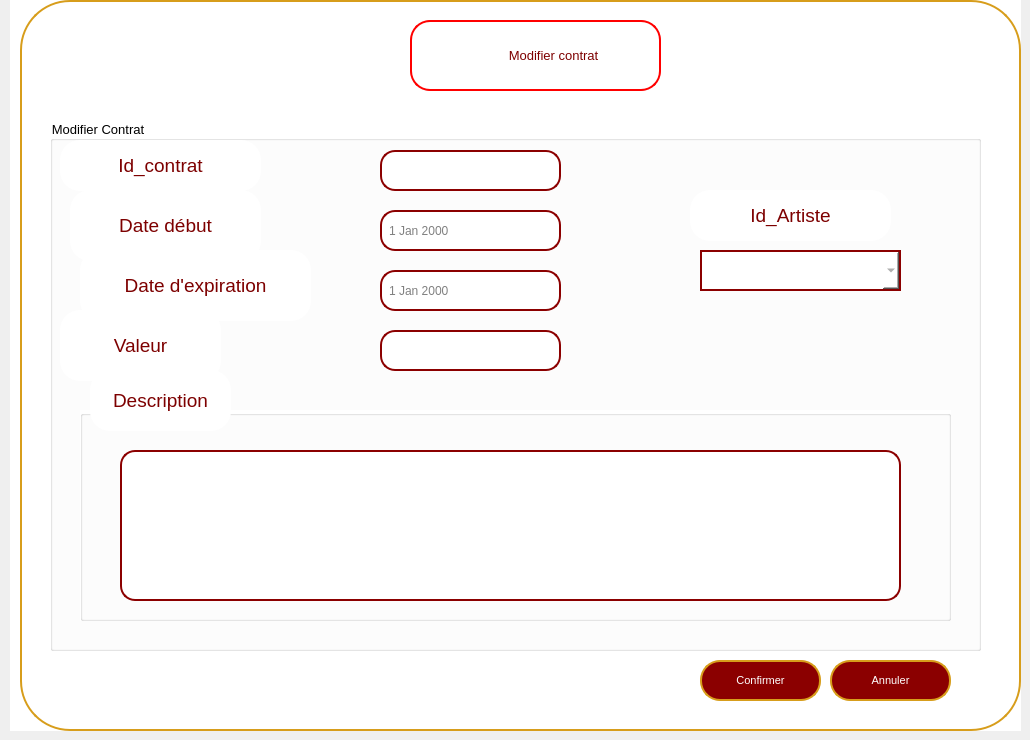
    <widget class="QWidget" name="page">
     <widget class="QWidget" name="widget_5" native="true">
      <property name="geometry">
       <rect>
        <x>10</x>
        <y>0</y>
        <width>1011</width>
        <height>731</height>
       </rect>
      </property>
      <property name="font">
       <font>
        <pointsize>10</pointsize>
       </font>
      </property>
      <property name="styleSheet">
       <string notr="true">background-color: rgb(255, 255, 255);</string>
      </property>
      <widget class="QPushButton" name="pushButton_22">
       <property name="geometry">
        <rect>
         <x>10</x>
         <y>0</y>
         <width>1001</width>
         <height>731</height>
        </rect>
       </property>
       <property name="styleSheet">
        <string notr="true">QPushButton {
    background-color: white;
    color: darkred;
    border: 2px solid rgb(215, 157, 27);
    border-radius: 50px;
    padding: 10px; 
}
</string>
       </property>
       <property name="text">
        <string/>
       </property>
      </widget>
      <widget class="QPushButton" name="pushButton_25">
       <property name="geometry">
        <rect>
         <x>690</x>
         <y>660</y>
         <width>121</width>
         <height>41</height>
        </rect>
       </property>
       <property name="font">
        <font>
         <pointsize>8</pointsize>
        </font>
       </property>
       <property name="styleSheet">
        <string notr="true">QPushButton {
    background-color: darkred;
    color: white;
    border: 2px solid rgb(215, 157, 27);
    border-radius: 20px; 
    padding: 10px; 
}

QPushButton:hover {
    background-color: rgb(215, 157, 27); 
}

QLineEdit {
    border: 2px solid darkred;
    border-radius: 15px; 
    padding: 5px; 
    color: white;
}

QLineEdit:focus {
    border: 2px solid darkred;
    border-radius: 15px; 
    padding: 5px; 
    color: white;
}
</string>
       </property>
       <property name="text">
        <string>Confirmer</string>
       </property>
      </widget>
      <widget class="QPushButton" name="retourcont2_2">
       <property name="geometry">
        <rect>
         <x>820</x>
         <y>660</y>
         <width>121</width>
         <height>41</height>
        </rect>
       </property>
       <property name="font">
        <font>
         <pointsize>8</pointsize>
        </font>
       </property>
       <property name="styleSheet">
        <string notr="true">QPushButton {
    background-color: darkred;
    color: white;
    border: 2px solid rgb(215, 157, 27);
    border-radius: 20px; 
    padding: 10px; 
}

QPushButton:hover {
    background-color: rgb(215, 157, 27); 
}

QLineEdit {
    border: 2px solid darkred;
    border-radius: 15px; 
    padding: 5px; 
    color: white;
}

QLineEdit:focus {
    border: 2px solid darkred;
    border-radius: 15px; 
    padding: 5px; 
    color: white;
}
</string>
       </property>
       <property name="text">
        <string>Annuler</string>
       </property>
      </widget>
      <widget class="QGroupBox" name="groupBox_3">
       <property name="geometry">
        <rect>
         <x>40</x>
         <y>120</y>
         <width>931</width>
         <height>531</height>
        </rect>
       </property>
       <property name="title">
        <string>Modifier Contrat</string>
       </property>
       <widget class="QPushButton" name="pushButton_10">
        <property name="geometry">
         <rect>
          <x>10</x>
          <y>20</y>
          <width>201</width>
          <height>51</height>
         </rect>
        </property>
        <property name="font">
         <font>
          <family>MS Shell Dlg 2</family>
          <pointsize>14</pointsize>
          <weight>50</weight>
          <italic>false</italic>
          <bold>false</bold>
         </font>
        </property>
        <property name="styleSheet">
         <string notr="true">QPushButton {
    color: rgb(125, 0, 0); 
    border-radius: 20px; 
    padding: 10px; 
    transition: background-color 0.3s, color 0.3s; 
}
</string>
        </property>
        <property name="text">
         <string>Id_contrat</string>
        </property>
        <property name="icon">
         <iconset>
          <normaloff>../../780575.png</normaloff>../../780575.png</iconset>
        </property>
        <property name="iconSize">
         <size>
          <width>100</width>
          <height>50</height>
         </size>
        </property>
       </widget>
       <widget class="QPushButton" name="pushButton_26">
        <property name="geometry">
         <rect>
          <x>20</x>
          <y>70</y>
          <width>191</width>
          <height>71</height>
         </rect>
        </property>
        <property name="font">
         <font>
          <family>MS Shell Dlg 2</family>
          <pointsize>14</pointsize>
          <weight>50</weight>
          <italic>false</italic>
          <bold>false</bold>
         </font>
        </property>
        <property name="styleSheet">
         <string notr="true">QPushButton {
    color: rgb(125, 0, 0); 
    border-radius: 20px; 
    padding: 10px; 
    transition: background-color 0.3s, color 0.3s; 
}
</string>
        </property>
        <property name="text">
         <string>Date début</string>
        </property>
        <property name="icon">
         <iconset>
          <normaloff>../../780575.png</normaloff>../../780575.png</iconset>
        </property>
        <property name="iconSize">
         <size>
          <width>100</width>
          <height>50</height>
         </size>
        </property>
       </widget>
       <widget class="QPushButton" name="pushButton_29">
        <property name="geometry">
         <rect>
          <x>30</x>
          <y>130</y>
          <width>231</width>
          <height>71</height>
         </rect>
        </property>
        <property name="font">
         <font>
          <family>MS Shell Dlg 2</family>
          <pointsize>14</pointsize>
          <weight>50</weight>
          <italic>false</italic>
          <bold>false</bold>
         </font>
        </property>
        <property name="styleSheet">
         <string notr="true">QPushButton {
    color: rgb(125, 0, 0); 
    border-radius: 20px; 
    padding: 10px; 
    transition: background-color 0.3s, color 0.3s; 
}
</string>
        </property>
        <property name="text">
         <string>Date d'expiration</string>
        </property>
        <property name="icon">
         <iconset>
          <normaloff>../../780575.png</normaloff>../../780575.png</iconset>
        </property>
        <property name="iconSize">
         <size>
          <width>100</width>
          <height>50</height>
         </size>
        </property>
       </widget>
       <widget class="QPushButton" name="pushButton_32">
        <property name="geometry">
         <rect>
          <x>10</x>
          <y>190</y>
          <width>161</width>
          <height>71</height>
         </rect>
        </property>
        <property name="font">
         <font>
          <family>MS Shell Dlg 2</family>
          <pointsize>14</pointsize>
          <weight>50</weight>
          <italic>false</italic>
          <bold>false</bold>
         </font>
        </property>
        <property name="styleSheet">
         <string notr="true">QPushButton {
    color: rgb(125, 0, 0); 
    border-radius: 20px; 
    padding: 10px; 
    transition: background-color 0.3s, color 0.3s; 
}
</string>
        </property>
        <property name="text">
         <string>Valeur</string>
        </property>
        <property name="icon">
         <iconset>
          <normaloff>../../780575.png</normaloff>../../780575.png</iconset>
        </property>
        <property name="iconSize">
         <size>
          <width>100</width>
          <height>50</height>
         </size>
        </property>
       </widget>
       <widget class="QGroupBox" name="groupBox_4">
        <property name="geometry">
         <rect>
          <x>30</x>
          <y>290</y>
          <width>871</width>
          <height>211</height>
         </rect>
        </property>
        <property name="title">
         <string/>
        </property>
        <widget class="QLineEdit" name="lineEdit_3">
         <property name="geometry">
          <rect>
           <x>40</x>
           <y>40</y>
           <width>781</width>
           <height>151</height>
          </rect>
         </property>
         <property name="styleSheet">
          <string notr="true">QLineEdit {
    border: 2px solid darkred;
    border-radius: 15px; /* Make it larger for a circular shape */
    padding: 5px; /* Adjust as needed */
    color: grey;
}

QLineEdit:focus {
    border: 2px solid darkred;
    border-radius: 15px; /* Make it larger for a circular shape */
    padding: 5px; /* Adjust as needed */
    color: grey;
}</string>
         </property>
        </widget>
       </widget>
       <widget class="QPushButton" name="pushButton_33">
        <property name="geometry">
         <rect>
          <x>40</x>
          <y>250</y>
          <width>141</width>
          <height>61</height>
         </rect>
        </property>
        <property name="font">
         <font>
          <family>MS Shell Dlg 2</family>
          <pointsize>14</pointsize>
          <weight>50</weight>
          <italic>false</italic>
          <bold>false</bold>
         </font>
        </property>
        <property name="styleSheet">
         <string notr="true">QPushButton {
    color: rgb(125, 0, 0); 
    border-radius: 20px; 
    padding: 10px; 
    transition: background-color 0.3s, color 0.3s; 
}
</string>
        </property>
        <property name="text">
         <string>Description</string>
        </property>
        <property name="icon">
         <iconset>
          <normaloff>../../780575.png</normaloff>../../780575.png</iconset>
        </property>
        <property name="iconSize">
         <size>
          <width>100</width>
          <height>50</height>
         </size>
        </property>
       </widget>
       <widget class="QDateEdit" name="dateEdit_3">
        <property name="geometry">
         <rect>
          <x>330</x>
          <y>90</y>
          <width>181</width>
          <height>41</height>
         </rect>
        </property>
        <property name="styleSheet">
         <string notr="true">QDateTimeEdit {
    border: 2px solid darkred;
    border-radius: 15px; 
    padding: 5px; 
    color: grey;
}

QLineEdit:focus,
QDateTimeEdit:focus {
    border: 2px solid darkred;
    border-radius: 15px; 
    padding: 5px; 
    color: grey;
}

QDateTimeEdit::up-button,
QDateTimeEdit::down-button {
    border: none; 
    background-color: transparent;
    width: 16px; 
    height: 16px; 
    subcontrol-origin: padding;
    subcontrol-position: center right;
}

QDateTimeEdit::up-button:hover,
QDateTimeEdit::down-button:hover {
    background-color: rgba(0, 0, 0, 0.1);
}

QDateTimeEdit::up-button:pressed,
QDateTimeEdit::down-button:pressed {
    background-color: rgba(0, 0, 0, 0.2);
}</string>
        </property>
       </widget>
       <widget class="QDateEdit" name="dateEdit_4">
        <property name="geometry">
         <rect>
          <x>330</x>
          <y>150</y>
          <width>181</width>
          <height>41</height>
         </rect>
        </property>
        <property name="styleSheet">
         <string notr="true">QDateTimeEdit {
    border: 2px solid darkred;
    border-radius: 15px; 
    padding: 5px; 
    color: grey;
}

QLineEdit:focus,
QDateTimeEdit:focus {
    border: 2px solid darkred;
    border-radius: 15px; 
    padding: 5px; 
    color: grey;
}

QDateTimeEdit::up-button,
QDateTimeEdit::down-button {
    border: none; 
    background-color: transparent;
    width: 16px; 
    height: 16px; 
    subcontrol-origin: padding;
    subcontrol-position: center right;
}

QDateTimeEdit::up-button:hover,
QDateTimeEdit::down-button:hover {
    background-color: rgba(0, 0, 0, 0.1);
}

QDateTimeEdit::up-button:pressed,
QDateTimeEdit::down-button:pressed {
    background-color: rgba(0, 0, 0, 0.2);
}
</string>
        </property>
       </widget>
       <widget class="QLineEdit" name="lineEdit_id">
        <property name="geometry">
         <rect>
          <x>330</x>
          <y>30</y>
          <width>181</width>
          <height>41</height>
         </rect>
        </property>
        <property name="styleSheet">
         <string notr="true">QLineEdit {
    border: 2px solid darkred;
    border-radius: 15px; /* Make it larger for a circular shape */
    padding: 5px; /* Adjust as needed */
    color: grey;
}

QLineEdit:focus {
    border: 2px solid darkred;
    border-radius: 15px; /* Make it larger for a circular shape */
    padding: 5px; /* Adjust as needed */
    color: grey;
}</string>
        </property>
        <property name="text">
         <string/>
        </property>
        <property name="readOnly">
         <bool>true</bool>
        </property>
       </widget>
       <widget class="QLineEdit" name="lineEdit_13">
        <property name="geometry">
         <rect>
          <x>330</x>
          <y>210</y>
          <width>181</width>
          <height>41</height>
         </rect>
        </property>
        <property name="styleSheet">
         <string notr="true">QLineEdit {
    border: 2px solid darkred;
    border-radius: 15px; /* Make it larger for a circular shape */
    padding: 5px; /* Adjust as needed */
    color: grey;
}

QLineEdit:focus {
    border: 2px solid darkred;
    border-radius: 15px; /* Make it larger for a circular shape */
    padding: 5px; /* Adjust as needed */
    color: grey;
}</string>
        </property>
        <property name="text">
         <string/>
        </property>
       </widget>
       <widget class="QPushButton" name="pushButton_34">
        <property name="geometry">
         <rect>
          <x>640</x>
          <y>70</y>
          <width>201</width>
          <height>51</height>
         </rect>
        </property>
        <property name="font">
         <font>
          <family>MS Shell Dlg 2</family>
          <pointsize>14</pointsize>
          <weight>50</weight>
          <italic>false</italic>
          <bold>false</bold>
         </font>
        </property>
        <property name="styleSheet">
         <string notr="true">QPushButton {
    color: rgb(125, 0, 0); 
    border-radius: 20px; 
    padding: 10px; 
    transition: background-color 0.3s, color 0.3s; 
}
</string>
        </property>
        <property name="text">
         <string>Id_Artiste</string>
        </property>
        <property name="icon">
         <iconset>
          <normaloff>../../780575.png</normaloff>../../780575.png</iconset>
        </property>
        <property name="iconSize">
         <size>
          <width>100</width>
          <height>50</height>
         </size>
        </property>
       </widget>
       <widget class="QComboBox" name="lineEdit_10">
        <property name="geometry">
         <rect>
          <x>650</x>
          <y>130</y>
          <width>201</width>
          <height>41</height>
         </rect>
        </property>
        <property name="styleSheet">
         <string notr="true">QComboBox {
    border: 2px solid darkred;
    border-radius: 0px;
    padding: 5px;
    color: grey;
}

QComboBox::drop-down {
     
}

QComboBox:focus {
    border: 2px solid darkred;
    border-radius: 15px;
    padding: 5px;
    color: grey;
}


</string>
        </property>
        <property name="editable">
         <bool>false</bool>
        </property>
        <property name="currentText">
         <string/>
        </property>
       </widget>
      </widget>
      <widget class="QPushButton" name="AjoutContr_2">
       <property name="geometry">
        <rect>
         <x>400</x>
         <y>20</y>
         <width>251</width>
         <height>71</height>
        </rect>
       </property>
       <property name="font">
        <font>
         <family>MS Shell Dlg 2</family>
         <pointsize>10</pointsize>
         <weight>50</weight>
         <italic>false</italic>
         <bold>false</bold>
        </font>
       </property>
       <property name="styleSheet">
        <string notr="true">QPushButton {
    background-color: white;
    color: rgb(125, 0, 0);
    border: 2px solid rgb(255, 0, 0); 
    border-radius: 20px; 
    padding: 10px; 
    transition: background-color 0.3s, color 0.3s; 
}
QPushButton:hover {
    background-color: rgb(215, 157, 27);
    color: white;
    border: 4px solid rgb(215, 157, 27); 
    outline: none; 
}</string>
       </property>
       <property name="text">
        <string>          Modifier contrat</string>
       </property>
       <property name="icon">
        <iconset>
         <normaloff>../../780575.png</normaloff>../../780575.png</iconset>
       </property>
       <property name="iconSize">
        <size>
         <width>100</width>
         <height>50</height>
        </size>
       </property>
      </widget>
      <widget class="QLabel" name="label_10">
       <property name="enabled">
        <bool>true</bool>
       </property>
       <property name="geometry">
        <rect>
         <x>420</x>
         <y>30</y>
         <width>51</width>
         <height>51</height>
        </rect>
       </property>
       <property name="styleSheet">
        <string notr="true">QPushButton {
    background-color: white;
    color: rgb(125, 0, 0);
    border: 2px solid rgb(255, 0, 0); 
    border-radius: 20px; 
    padding: 10px; 
    transition: background-color 0.3s, color 0.3s; 
}
QPushButton:hover {
    background-color: rgb(215, 157, 27);
    border: 4px solid rgb(215, 157, 27); 
    outline: none; 
}</string>
       </property>
       <property name="text">
        <string/>
       </property>
       <property name="pixmap">
        <pixmap resource="src.qrc">:/src/ajoutfinale.png</pixmap>
       </property>
       <property name="scaledContents">
        <bool>true</bool>
       </property>
      </widget>
     </widget>
    </widget>
